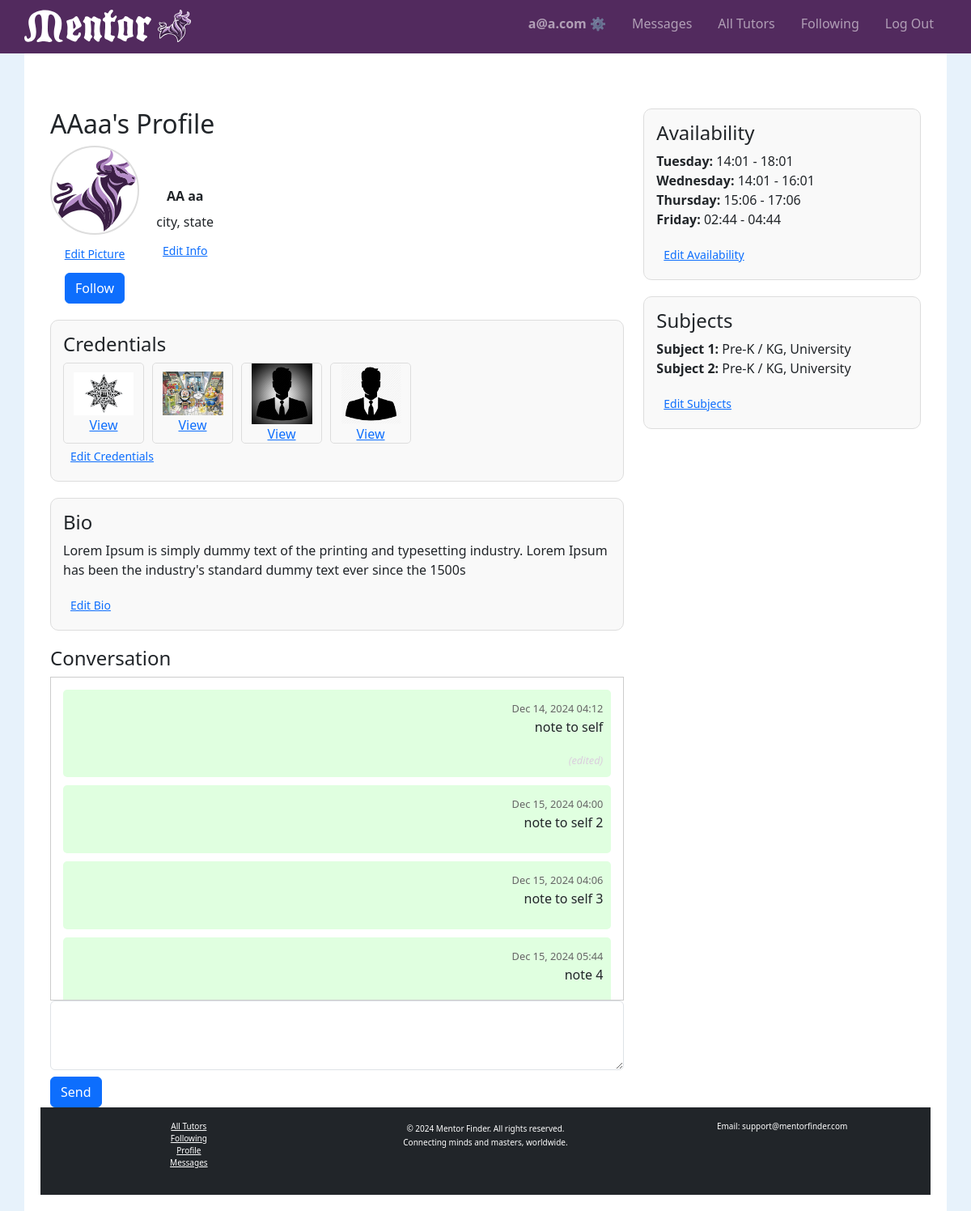
/my-profile/ (signed in), run on the app's committed database.
### tutorhub/models.py (models this page shows, shortened)
class User(AbstractUser):
    nickname = models.CharField(max_length=50, blank=True, null=True)
    email = models.EmailField(unique=True)
    is_tutor = models.BooleanField(default=False)
    street_address = models.TextField(blank=True, null=True)
    city = models.CharField(max_length=100, blank=True, null=True)
    state = models.CharField(max_length=100, blank=True, null=True)
    zip_code = models.CharField(max_length=10, blank=True, null=True)
    profile_image = models.ImageField(upload_to="profile_images/", blank=True, null=True)
    bio = models.TextField(blank=True, null=True)
    birthdate = models.DateField(blank=True, null=True)
    availability = models.JSONField(default=dict, blank=True, null=True)  # Only used if is_tutor is True
    subject_grades = models.ManyToManyField('SubjectGrade', blank=True, related_name="users")  # Added field
    liked_by = models.ManyToManyField("self", symmetrical=False, blank=True, related_name="liked_tutors")
    USERNAME_FIELD = "email"
    REQUIRED_FIELDS = ["username"]

class Credential(models.Model):
    file = models.FileField(upload_to="credentials/")
    user = models.ForeignKey(User, related_name="credentials", on_delete=models.CASCADE)

class Message(models.Model):
    sender = models.ForeignKey(User, related_name="sent_messages", on_delete=models.CASCADE)
    receiver = models.ForeignKey(User, related_name="received_messages", on_delete=models.CASCADE)
    content = models.TextField()
    timestamp = models.DateTimeField(auto_now_add=True)
    read = models.BooleanField(default=False)
    edited = models.BooleanField(default=False)
    edited_timestamp = models.DateTimeField(null=True, blank=True)
    deleted = models.BooleanField(default=False)  # Track if the message is deleted

class SubjectGrade(models.Model):
    tutor = models.ForeignKey(User, on_delete=models.CASCADE, related_name="tutor_subject_grades")
    subject = models.CharField(max_length=100)
    grade_levels = models.JSONField(default=list)  # Stores grade levels as a list (e.g., ["Elementary", "High School"])
    class Meta:
        unique_together = ('tutor', 'subject')  # Each tutor can teach a subject only once.

### tutorhub/views.py (the view, shortened to what this page needs)
# urls.py: path('my-profile/', views.profile, name='my_profile'),
@login_required
def profile(request, user_id=None):
    profile_user = request.user if user_id is None else get_object_or_404(User, id=user_id)
    credentials = profile_user.credentials.all()
    scroll_to = request.GET.get('scroll_to')
    messages = Message.objects.filter(
        (Q(sender=request.user, receiver=profile_user) | Q(sender=profile_user, receiver=request.user))
    ).order_by('timestamp')
    for credential in credentials:
        credential.is_image = credential.file.url.lower().endswith(('.jpg', '.jpeg', '.png'))
    if request.method == "POST":
        content = request.POST.get('content')
        if content:
            Message.objects.create(sender=request.user, receiver=profile_user, content=content)
        return redirect('profile', user_id=user_id)
    days_of_week = ["Monday", "Tuesday", "Wednesday", "Thursday", "Friday", "Saturday", "Sunday"]
    return render(request, 'tutorhub/profile.html', {
        'profile': profile_user,
        'credentials': credentials,
        'is_own_profile': profile_user == request.user,
        'days_of_week': days_of_week,
        'messages': messages,
        'scroll_to': scroll_to
    })

### tutorhub/templates/tutorhub/profile.html (shortened to what this page needs)
{% extends "tutorhub/layout.html" %}
{% load static %}
{% block body %}
<div class="container mt-5">
    <div class="row">
        <div class="col-md-8">
            <h2>{{ profile.nickname }}'s Profile</h2>
            <div class="profile-header">
                <div id="stack-vertical">
                    {% if profile.profile_image %}
                        <img id="profile-img" src="{{ profile.profile_image.url }}" alt="{{ profile.nickname }}">
                    {% else %}
                        <img id="profile-img" src="{% static 'tutorhub/images/mentor-logo-bull.svg' %}" alt="Default Logo">
                    {% endif %}
                    {% if is_own_profile %}
                        <button class="btn btn-sm btn-link" data-bs-toggle="modal" data-bs-target="#editPictureModal">Edit Picture</button>
                    {% endif %}
                    {% if user.is_authenticated %}
                        <button class="btn btn-primary follow-btn" data-tutor-id="{{ profile.id }}">
                            {% if profile in user.liked_tutors.all %}
                                Unfollow
                            {% else %}
                                Follow
                            {% endif %}
                        </button>
                    {% endif %}
                </div>
                <div id="stack-vertical">
                    <strong>{{ profile.first_name }} {{ profile.last_name }}</strong>
                    <div>{{ profile.city|default:"City not available" }}, {{ profile.state|default:"State not available" }}</div>
                    {% if is_own_profile %}
                       <button class="btn btn-sm btn-link" data-bs-toggle="modal" data-bs-target="#editInfoModal">Edit Info</button>
                    {% endif %}
                </div>
            </div>
            {% if profile.is_tutor %}
            <div class="credentials-container">
                <h4>Credentials</h4>
                <div style="display: flex; flex-wrap: wrap; gap: 10px;">
                    {% for credential in credentials %}
                        <a href="{{ credential.file.url }}" target="_blank">
                            <div class="credential-box">
                                {% if credential.is_image %}
                                    <img src="{{ credential.file.url }}" alt="Credential Image">
                                {% else %}
                                    <img src="{% static 'tutorhub/images/credential-icon.png' %}" alt="Default Credential Icon">
                                {% endif %}
                                <div>View</div>
                            </div>
                        </a>
                    {% empty %}
                        <p>No credentials available.</p>
                    {% endfor %}
                </div>
                {% if is_own_profile %}
                    <button class="btn btn-sm btn-link" data-bs-toggle="modal" data-bs-target="#edit_credentials_modal">Edit Credentials</button>
                {% endif %}
            </div>
            {% endif %}
            <div class="bio-container">
                <h4>Bio</h4>
                <p>{{ profile.bio|default:"No bio available." }}</p>
                {% if is_own_profile %}
                    <button class="btn btn-sm btn-link" data-bs-toggle="modal" data-bs-target="#edit_bio_modal">Edit Bio</button>
                {% endif %}
            </div>
            {% if user.is_authenticated %}
            <div class="messages-container">
                <h4>Conversation</h4>
                <div class="conversation-box">
                    {% for message in messages %}
                        <div id="message-{{ message.id }}" class="message {% if message.sender == request.user %}sent{% else %}received{% endif %}">
                            <span class="timestamp">{{ message.timestamp|date:"M d, Y H:i" }}</span>
                            <p>{{ message.content }}</p>
                            {% if message.edited %}
                                <span class="edited">(edited)</span>
                            {% endif %}
                        </div>
                    {% endfor %}
                </div>
                <form action="{% url 'profile' profile.id %}" method="post">
                    <textarea name="content" rows="3" class="form-control mb-2" required></textarea>
                    <button type="submit" class="btn btn-primary">Send</button>
                </form>
            </div>
            {% endif %}
        </div>
        <div class="col-md-4">
            <div class="right-column-section">
                <h4>Availability</h4>
                <ul>
                    {% for slot in profile.availability %}
                    <li>
                        <strong>{{ slot.day|title }}:</strong> {{ slot.start }} - {{ slot.end }}
                    </li>
                    {% empty %}
                    <p>Availability not provided.</p>
                    {% endfor %}
                </ul>
                {% if is_own_profile %}
                    <button class="btn btn-sm btn-link" data-bs-toggle="modal" data-bs-target="#edit_availability_modal">Edit Availability</button>
                {% endif %}
            </div>
            {% if profile.is_tutor %}
            <div class="right-column-section">
                <h4>Subjects</h4>
                <ul>
                    {% for subject_grade in profile.tutor_subject_grades.all %}
                        <li><strong>{{ subject_grade.subject }}:</strong> {{ subject_grade.grade_levels|join:", " }}</li>
                    {% empty %}
                        <p>No subjects available.</p>
                    {% endfor %}
                </ul>
                {% if is_own_profile %}
                    <button class="btn btn-sm btn-link" data-bs-toggle="modal" data-bs-target="#edit_subjects_modal">Edit Subjects</button>
                {% endif %}
            </div>
            {% endif %}
        </div>
    </div>
</div>
{% endblock %}

### tutorhub/templates/tutorhub/layout.html (shortened to what this page needs)
{% load static %}
<!DOCTYPE html>
<html lang="en">
    <head>
        <link href="https://cdn.jsdelivr.net/npm/bootstrap@5.3.0/dist/css/bootstrap.min.css" rel="stylesheet">
        <link rel="stylesheet" href="{% static 'tutorhub/styles.css' %}">
    </head>
    <body>
    <nav class="navbar navbar-expand-lg navbar-dark sticky-top">
        <a class="navbar-brand" href="{% url 'index' %}">
            <div>
                <img class="navbar-logo" src="{% static '/tutorhub/images/mentor-logo-text.svg' %}" alt="Mentor Logo" class="logo">
                <img class="navbar-logo" src="{% static '/tutorhub/images/mentor-logo-bull.svg' %}" alt="Mentor Logo" class="logo">
            </div>
        </a>
        <div class="collapse navbar-collapse" id="navbarNav">
            <ul class="navbar-nav ms-auto flex-row">
                {% if user.is_authenticated %}
                    <li class="nav-item px-2"><a class="nav-link" id="menu-username" href="{% url 'my_profile' %}"><strong>{{ user.username }} ⚙️</strong></a></li>
                    <li class="nav-item px-2"><a class="nav-link" id="menu-messages" href="{% url 'messages' %}">Messages</a></li>
                {% endif %}
                <li class="nav-item px-2"><a class="nav-link" id="menu-all-tutors" href="{% url 'index' %}">All Tutors</a></li>
                {% if user.is_authenticated %}
                    <li class="nav-item px-2"><a class="nav-link" id="menu-following" href="{% url 'index' %}?view=following">Following</a></li>
                    <li class="nav-item px-2"><a class="nav-link" href="{% url 'logout' %}">Log Out</a></li>
                {% else %}
                    <li class="nav-item px-2"><a class="nav-link" href="{% url 'login' %}">Log In</a></li>
                    <li class="nav-item px-2"><a class="nav-link" href="{% url 'register' %}">Register</a></li>
                {% endif %}
            </ul>
        </div>
    </nav>
    <div id="main-content">
        {% block body %}
        {% endblock %}
    </div>
    </body>
    <footer class="bg-dark text-white mt-auto py-3">
        <div class="container" id="footer-title">
            <div class="row">
                <div class="col-md-4 text-center">
                    <ul class="list-unstyled" id="footer-link">
                        <li><a href="{% url 'index' %}" class="text-white">All Tutors</a></li>
                        <li><a href="{% url 'index' %}?view=following" class="text-white">Following</a></li>
                        <li><a href="{% url 'my_profile' %}" class="text-white">Profile</a></li>
                        <li><a href="{% url 'messages' %}" class="text-white">Messages</a></li>
                    </ul>
                </div>
                <div class="col-md-4 text-center">
                    <span class="mb-0" id="footer-link">© {% now "Y" %} Mentor Finder. All rights reserved.</u>
                    <p id="footer-link">Connecting minds and masters, worldwide.</p>
                </div>
                <div class="col-md-4 text-center">
                    <p id="footer-link">Email: support@mentorfinder.com</p>
                </div>
            </div>
        </div>
    </footer>
</html>

### tutorhub/static/tutorhub/styles.css (style rules this page uses)
body { background-color: rgb(231, 242, 251); }
html, body { height: 100%; margin: 0; display: flex; flex-direction: column; }
#profile-img { width: 110px; height: 110px; object-fit: scale-down; border-radius: 50%; border: 2px solid #ddd; }
#main-content { background-color: white; margin: 0 30px; width: auto; display: flex; flex-direction: column; flex: 1; padding: 20px; }
.navbar { background-color: #522A5E; padding: 0 30px 8px 30px; }
.navbar-brand { font-size: xx-large }
.navbar-logo { height: 40px; width: auto; max-height: 50px; }
ul { list-style: none; }
textarea { min-height: 400px; }
#stack-vertical { display: flex; flex-direction: column; align-items: center; gap: 8px; }
.profile-header { display: flex; gap: 20px; align-items: center; }
.credentials-container { margin-top: 20px; padding: 15px; border: 1px solid #ddd; border-radius: 10px; background-color: #f9f9f9; }
.credential-box { border: 1px solid #ddd; padding: 10px; text-align: center; border-radius: 5px; width: 100px; height: 100px; display: flex; flex-direction: column; justify-content: center; align-items: center; }
.credential-box img { max-width: 75px; max-height: 75px; object-fit: fill; }
.bio-container { margin-top: 20px; padding: 15px; border: 1px solid #ddd; border-radius: 10px; background-color: #f9f9f9; }
.messages-container { margin-top: 20px; }
.conversation-box { border: 1px solid #ccc; padding: 15px; max-height: 400px; overflow-y: auto; }
.message { margin-bottom: 10px; padding: 10px; border-radius: 5px; }
.message.sent { background-color: #e0ffe0; text-align: right; }
.timestamp { font-size: 0.8em; color: #666; }
.edited { font-style: italic; font-size: 0.8em; color: #dacedd; }
.right-column-section { padding: 15px; border: 1px solid #ddd; border-radius: 10px; background-color: #f9f9f9; margin-bottom: 20px; }
.right-column-section ul { padding: 0; list-style: none; }
#footer-title { font-size: small; }
#footer-link { font-size: x-small; }

### data on the page
User: username "a@a.com", nickname "AAaa", first_name "AA", last_name "aa", city "city", state "state", bio "Lorem Ipsum is simply dummy text of the printing and typesetting industry. Lorem Ipsum has been the industry's standard dummy text ever since the 1500s"
Credential: file (picture)
Credential: file (picture)
Credential: file (picture)
Credential: file (picture)
Message: timestamp "Dec 14, 2024 04:12", content "note to self", edited "(edited)"
Message: timestamp "Dec 15, 2024 04:00", content "note to self 2"
Message: timestamp "Dec 15, 2024 04:06", content "note to self 3"
Message: timestamp "Dec 15, 2024 05:44", content "note 4"
SubjectGrade: subject "Subject 1", grade_levels "Pre-K / KG, University"
SubjectGrade: subject "Subject 2", grade_levels "Pre-K / KG, University"

### other printed values
{{ slot.day|title }} "Tuesday" "Wednesday" "Thursday" "Friday"
{{ slot.start }} "14:01" "14:01" "15:06" "02:44"
{{ slot.end }} "18:01" "16:01" "17:06" "04:44"
